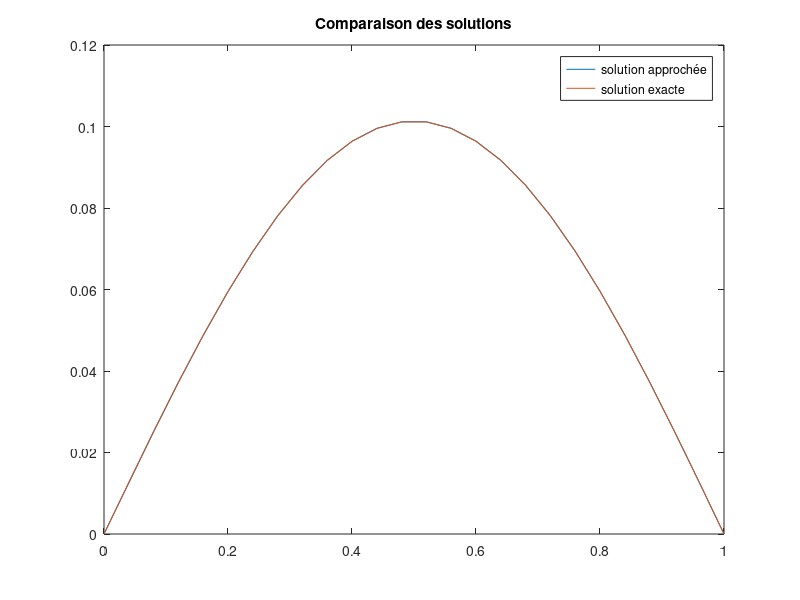

Recreate this plot in MATLAB.
f = @(x) sin(pi*x);
u = @(x) 1/pi^2 * sin(pi*x);

N = 25;
h = 1/N;

A = zeros(N-1,N-1);
F = zeros(N-1,1);

F(1) = f(0);
A(1,[1,2])=[2,-1];
for i = 2:N-2
    A(i,[i-1,i,i+1])=[-1,2,-1];
    F(i) = f(i*h);
end
A(N-1,[N-2,N-1])=[-1,2];
F(N-1) = f((N-1)*h);
A = 1/h^2 *A;

U = A\F;
U = [u(0); U; u(1)];
T = linspace(0,1,N+1);
plot(T,U)
hold On
plot(T,u(T))
legend('solution approchée','solution exacte')
title('Comparaison des solutions')

pause;
